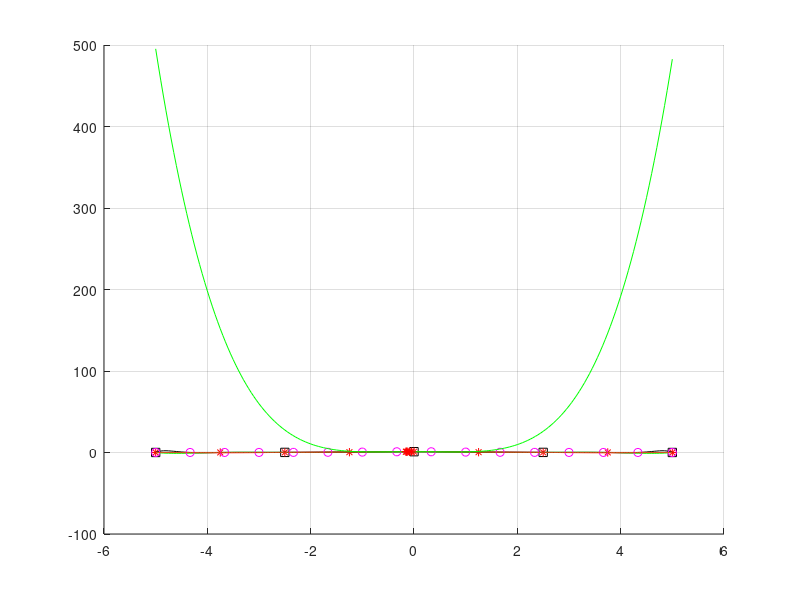

MATLAB code for this plot:
% Prepariamoci per la s1 prova di Analisi Numerica
% Corso di Laurea in Informatica, a.a. 2001-02
% Prof.ssa B. Paternoster
%
% Esercizio 2 (Fenomeno di Runge)
% -------------------------------
% Disegnare i grafici relativi ai polinomi di interpolazione di grado 4, 8 e 15
% individuati dalla funzione f(x) = 1/(1+x^2), x app. [-5,5], e dai seguenti
% insiemi di nodi:
% a) equidistanti in [-5,5]
%    (Per avere n+1 nodi equidistanti in [a,b], xi = a + i*(b-a)/n, i = 0,...,n);
% b) punti di Chebyshev:
%    (Per vaere n+1 punti di Chebyshev in [a,b], 
%     xi = ((a+b)/2) - ((b-a)/2 * cos((((2*i)+1)*pi_grego)/(2*(n+1)))), i = 0,1,...,n
% Commentare i risultati.

hold on;
grid on;

x = -5 : 0.05 : 5;
y = 1./(1+x.^2);
plot(x,y);
input(' Premi un tasto per continuare...\n');

% a)
xnodi = linspace(-5,5,5);
ynodi = 1./(1 + xnodi.^2);
p4 = polyfit(xnodi,ynodi,4);
yy = polyval(p4, x);
plot(x,yy,'r', xnodi, ynodi, 'sk');
input(' Premi un tasto per continuare...\n');

xnodi = linspace(-5,5,9);
ynodi = 1./(1 + xnodi.^2);
p8 = polyfit(xnodi, ynodi, 8);
y8 = polyval(p8,x);
plot(x,y8,'g', xnodi, ynodi, '*r');
input(' Premi un tasto per continuare...\n');

xnodi = linspace(-5,5,16);
ynodi = 1./(1 + xnodi.^2);
p15 = polyfit(xnodi, ynodi, 15);
y15 = polyval(p15,x);
plot(x,y15,'k',xnodi,ynodi,'om');
input(' Premi un tasto per continuare...\n');

% b)
n = 4;
indice = 0 : n;
xnodi = -5 * cos(12 * indice + 1)/ ((2 * (n + 1)) * pi)
x = -5 : 0.05 : 5;
y = 1./(1 + x.^2);
plot(x,y);
ynodi = 1./(1+xnodi.^2);
p = polyfit(xnodi,ynodi,n);
y = polyval(p,x);
plot(x,y,'g',xnodi,ynodi,'*r');